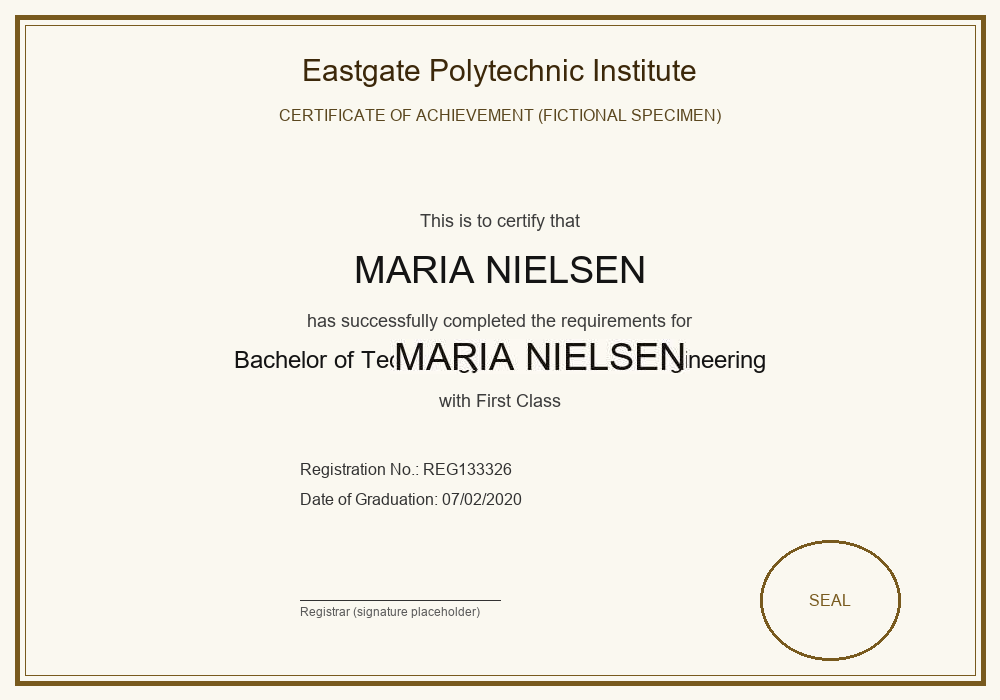
#> input picture data/synthetic/education/forged/certificate_0000_forged_copypaste.png, 1000 x 700 px
$ python -i detector.py   (imports and definitions only)
#> lines starting #> are read from the running program, lines starting #| are printed output that depends on the picture; after the words box and inside, x2 and y2 are one past the last pixel; in counts of white or black regions, pixels touching at a corner belong together
"""Document boundary detection and perspective correction.

Uses classical contour-based detection (largest quadrilateral) so it works
without any pretrained weights. Falls back to the full frame if no clean
quadrilateral is found (e.g. tightly cropped scans)."""
import cv2
import numpy as np


def detect_and_deskew(image: np.ndarray) -> tuple[np.ndarray, bool]:
    """Returns (possibly perspective-corrected image, was_corrected)."""
    h, w = image.shape[:2]
    gray = cv2.cvtColor(image, cv2.COLOR_BGR2GRAY)
    blurred = cv2.GaussianBlur(gray, (5, 5), 0)
    edges = cv2.Canny(blurred, 50, 150)
    edges = cv2.dilate(edges, np.ones((5, 5), np.uint8), iterations=2)

    contours, _ = cv2.findContours(edges, cv2.RETR_LIST, cv2.CHAIN_APPROX_SIMPLE)
    if not contours:
        return image, False

    largest = max(contours, key=cv2.contourArea)
    area = cv2.contourArea(largest)
    if area < 0.25 * (h * w):
        return image, False  # too small to trust as the document boundary

    peri = cv2.arcLength(largest, True)
    approx = cv2.approxPolyDP(largest, 0.02 * peri, True)
    if len(approx) != 4:
        return image, False

    pts = approx.reshape(4, 2).astype(np.float32)
    rect = _order_points(pts)
    (tl, tr, br, bl) = rect
    width_a = np.linalg.norm(br - bl)
    width_b = np.linalg.norm(tr - tl)
    max_width = max(int(width_a), int(width_b))
    height_a = np.linalg.norm(tr - br)
    height_b = np.linalg.norm(tl - bl)
    max_height = max(int(height_a), int(height_b))
    if max_width < 50 or max_height < 50:
        return image, False

    dst = np.array([[0, 0], [max_width - 1, 0], [max_width - 1, max_height - 1], [0, max_height - 1]],
                    dtype=np.float32)
    matrix = cv2.getPerspectiveTransform(rect, dst)
    warped = cv2.warpPerspective(image, matrix, (max_width, max_height))
    return warped, True


def _order_points(pts: np.ndarray) -> np.ndarray:
    rect = np.zeros((4, 2), dtype=np.float32)
    s = pts.sum(axis=1)
    rect[0] = pts[np.argmin(s)]
    rect[2] = pts[np.argmax(s)]
    diff = np.diff(pts, axis=1)
    rect[1] = pts[np.argmin(diff)]
    rect[3] = pts[np.argmax(diff)]
    return rect

>>> import cv2
>>> picture = cv2.imread('../../../../data/synthetic/education/forged/certificate_0000_forged_copypaste.png')
#> picture is the input picture: shape (700, 1000, 3); mean B, G, R 229.1, 238.7, 241.6
>>> result = detect_and_deskew(picture)
#> in detect_and_deskew, `gray = cv2.cvtColor(image, cv2.COLOR_BGR2GRAY)`:
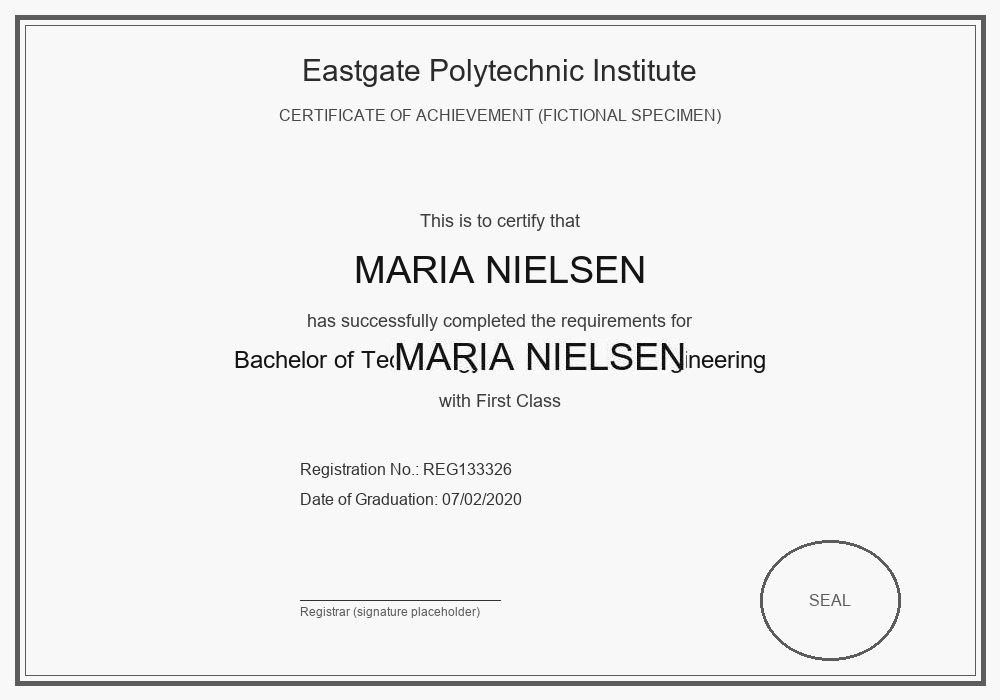
#> gray: shape (700, 1000); min 1, max 254, mean 238.8
#> in detect_and_deskew, `edges = cv2.Canny(blurred, 50, 150)`:
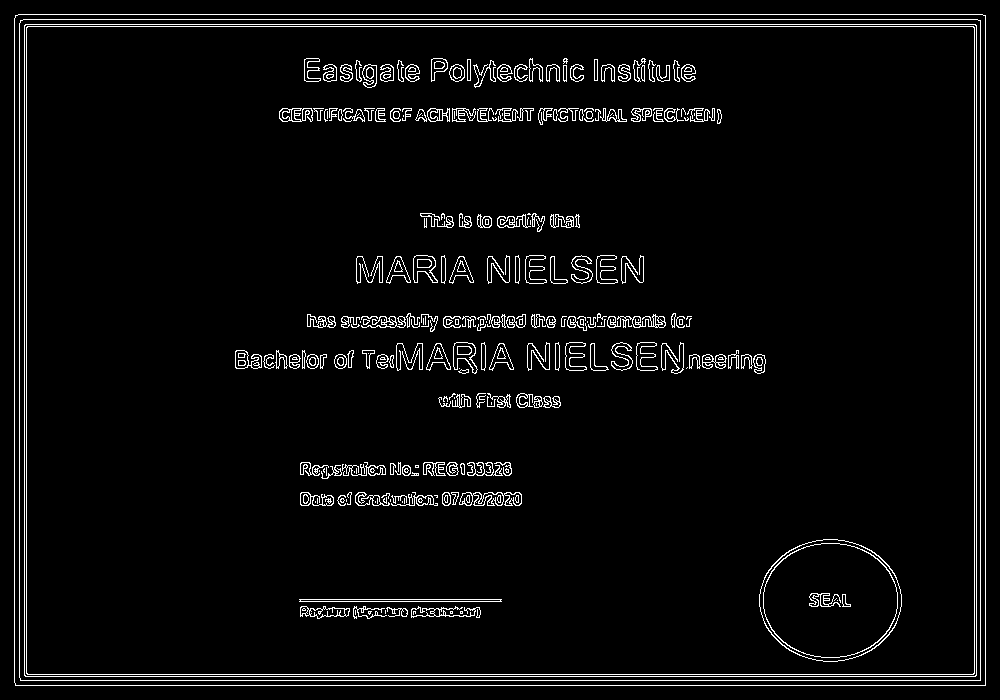
#> edges: shape (700, 1000); 4.3% white in thin lines or dots
#> in detect_and_deskew, `edges = cv2.dilate(edges, np.ones((5, 5), np.uint8), iterations=2)`:
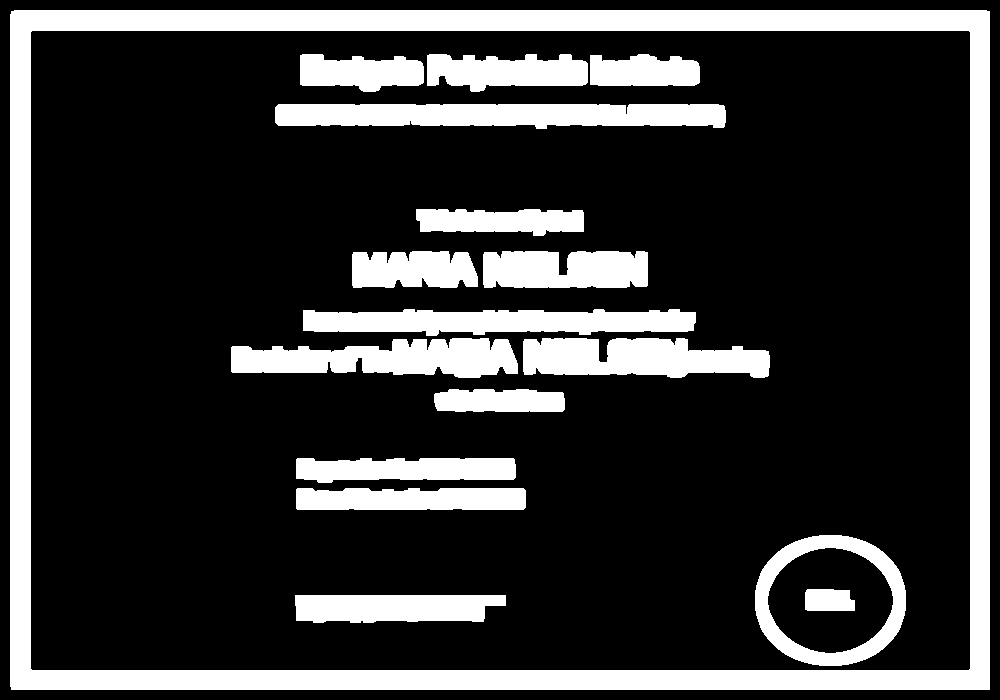
#> edges: shape (700, 1000); 21.3% white; 17 white regions
#> in detect_and_deskew, `contours, _ = cv2.findContours(edges, cv2.RETR_LIST, cv2.CHAIN_APPROX_..`: contours = 19 contours; largest, box (x1, y1, x2, y2) and area: (10, 10, 990, 690) 664730, (30, 30, 971, 671) 601592, (755, 535, 906, 666) 15694, (767, 547, 894, 654) 10148, (275, 104, 726, 129) 9304
#> in detect_and_deskew, `largest = max(contours, key=cv2.contourArea)`: largest = contour of 12 points, box (x1, y1, x2, y2) (10, 10, 990, 690), area 664730
#> in detect_and_deskew, `area = cv2.contourArea(largest)`: area = 664730
#> in detect_and_deskew, `peri = cv2.arcLength(largest, True)`: peri = 3313.7
#> in detect_and_deskew, `approx = cv2.approxPolyDP(largest, 0.02 * peri, True)`: approx = [[11, 11], [11, 689], [989, 689], [989, 11]]
#> in _order_points, `s = pts.sum(axis=1)`: s = [22, 700, 1678, 1000]
#> in _order_points, `diff = np.diff(pts, axis=1)`: diff = [0, 678, -300, -978]
#> in detect_and_deskew, `rect = _order_points(pts)`: rect = [[11, 11], [989, 11], [989, 689], [11, 689]]
#> in detect_and_deskew, `(tl, tr, br, bl) = rect`: tl = [11, 11]; tr = [989, 11]; br = [989, 689]; bl = [11, 689]
#> in detect_and_deskew, `width_a = np.linalg.norm(br - bl)`: width_a = 978
#> in detect_and_deskew, `height_a = np.linalg.norm(tr - br)`: height_a = 678
#> in detect_and_deskew, `dst = np.array([[0, 0], [max_width - 1, 0], [max_width - 1, max_height..`: dst = [[0, 0], [977, 0], [977, 677], [0, 677]]
#> in detect_and_deskew, `matrix = cv2.getPerspectiveTransform(rect, dst)`: matrix = [[0.999, -8.37e-20, -10.99], [1.8e-18, 0.999, -10.98], [5.37e-21, 0, 1]]
#> in detect_and_deskew, `warped = cv2.warpPerspective(image, matrix, (max_width, max_height))`:
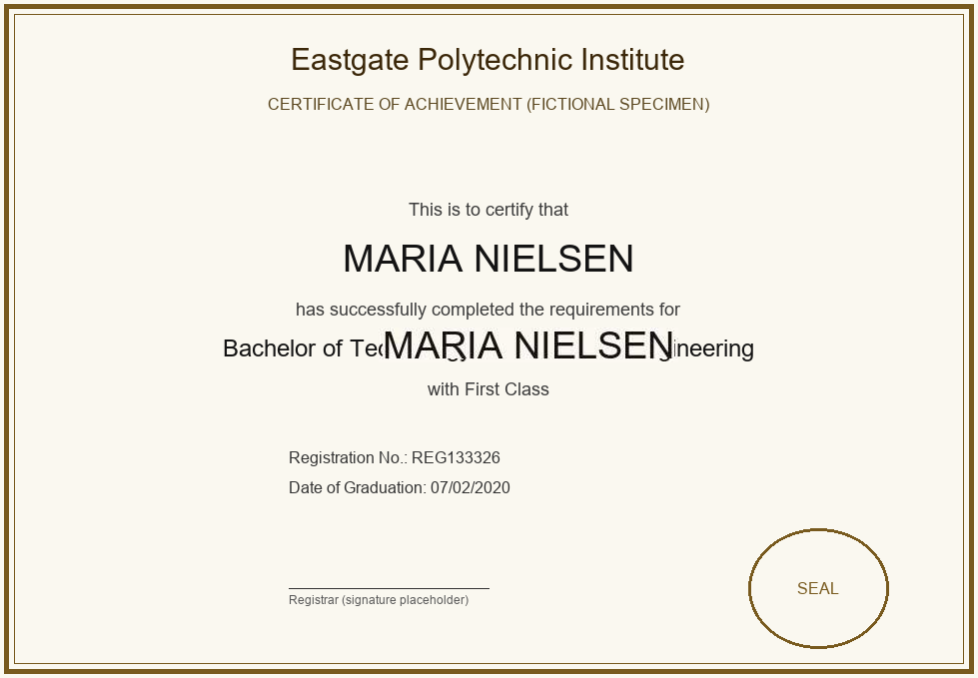
#> warped: shape (678, 978, 3); mean B, G, R 228.5, 238.2, 241.2
